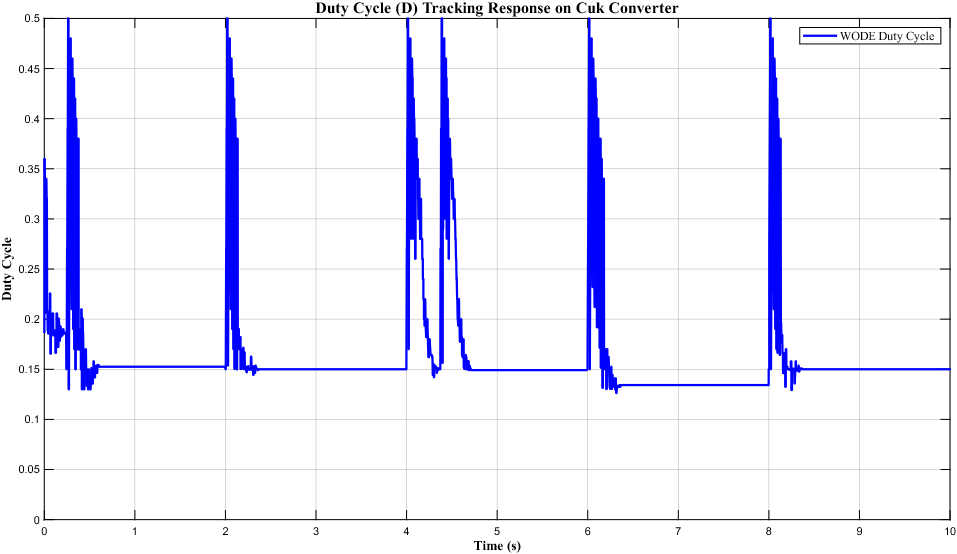
#> input picture Data_Logger/simulasi/duty.png, 957 x 554 px, found by its file name
$ python extract_and_clean_duty.py
#> lines starting #> are read from the running program, lines starting #| are printed output that depends on the picture; after the words box and inside, x2 and y2 are one past the last pixel; in counts of white or black regions, pixels touching at a corner belong together
import os
import numpy as np
import matplotlib.pyplot as plt
from PIL import Image

def process_duty():
    sim_dir = r"c:\Users\PC\Documents\Tugas Akhir\program ta\Dashboard MPPT\Data_Logger\simulasi"
    img_path = os.path.join(sim_dir, "duty.png")

    if not os.path.exists(img_path):
        raise FileNotFoundError(f"Image not found at {img_path}")

    print(f"Loading image from: {img_path}")
    img = Image.open(img_path)
#> img is the input picture: PIL image 957x554 RGBA; mean R, G, B, A 238.4, 238.4, 251.5, 255
    arr = np.array(img.convert("RGB"))

    # Plot pixel bounds and calibration
    # X: Col 44 -> 0.0 s, Col 950 -> 10.0 s (90.6 px / s)
    # Y: Row 519 -> 0.0, Row 18 -> 0.5 (501 px / 0.5 D -> 1002.0 px / 1.0 D)
    c_left, c_right = 44.0, 950.0

    def col_to_t(c):
        return (c - 44.0) / 90.6

    def row_to_d(r):
        return (519.0 - r) / 1002.0

    # Blue curve mask
    is_blue = (arr[:, :, 2] > 140) & (arr[:, :, 0] < 70) & (arr[:, :, 1] < 70)
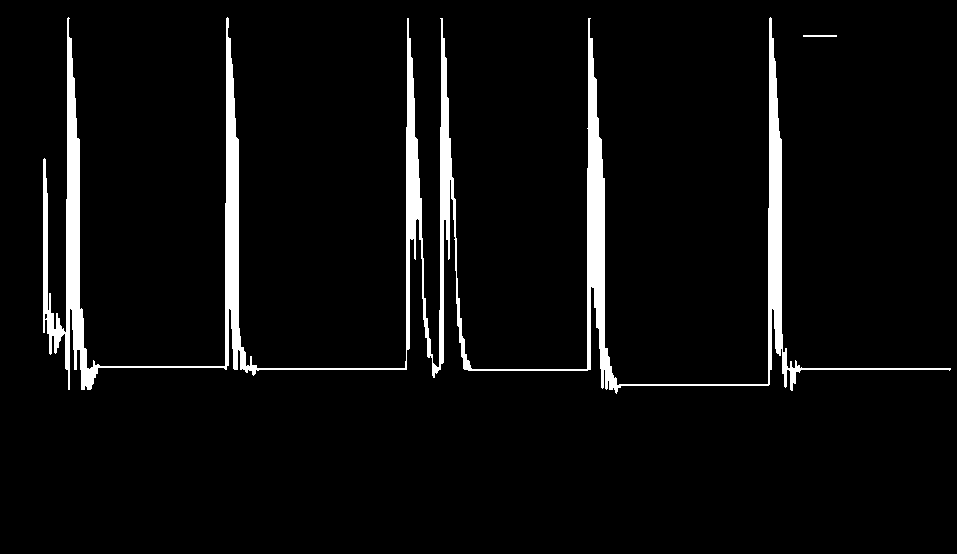
#> is_blue: shape (554, 957) bool; 4.9% white; 2 white regions, box (x1, y1, x2, y2) and area: (43, 17, 951, 394) 25968, (803, 35, 837, 37) 68
    # Exclude legend box in top right
    is_blue[18:60, 800:945] = False
#> is_blue: shape (554, 957) bool; 4.9% white; 1 white region, box (x1, y1, x2, y2) and area: (43, 17, 951, 394) 25968

    time_pts = []
    duty_raw_pts = []
    prev_val = 0.35
    dt_px = 1.0 / 90.6

    for c in range(int(c_left), int(c_right) + 1):
        t = col_to_t(c)
        rows = np.where(is_blue[18:520, c])[0] + 18
        if len(rows) == 0:
            continue

        d_min = row_to_d(np.max(rows))
        d_max = row_to_d(np.min(rows))
        d_mid = (d_min + d_max) / 2.0
        d_min = max(0.0, min(0.5, d_min))
        d_max = max(0.0, min(0.5, d_max))
        d_mid = max(0.0, min(0.5, d_mid))

        span = np.max(rows) - np.min(rows)

        if span <= 6:
            time_pts.append(t)
            duty_raw_pts.append(d_mid)
            prev_val = d_mid
        else:
            if abs(prev_val - d_min) < abs(prev_val - d_max):
                time_pts.append(t)
                duty_raw_pts.append(d_min)
                time_pts.append(t + dt_px * 0.49)
                duty_raw_pts.append(d_max)
                prev_val = d_max
            else:
                time_pts.append(t)
                duty_raw_pts.append(d_max)
                time_pts.append(t + dt_px * 0.49)
                duty_raw_pts.append(d_min)
                prev_val = d_min
#> this loop made 907 passes
#> (rows, d_min, d_max, d_mid, span, prev_val) on passes 18, 19, 20, 21, 53, 54, 55: ([326, 327, 328, 329, 330, 331, 332, 333, 334, 335, 336], 0.183, 0.193, 0.188, 10, 0.193), ([329, 330, 331, 332, 333, 334, 335], 0.184, 0.19, 0.187, 6, 0.187), ([328, 329, 330, 331, 332, 333, 334], 0.185, 0.191, 0.188, 6, 0.188), ([331, 332, 333], 0.186, 0.188, 0.187, 2, 0.187), ([365, 366, 367, 368, 369, 370, 371, 372, 373], 0.146, 0.154, 0.15, 8, 0.146), ([364, 365, 366, 367, 368, 369, 370, 371, 372, 373], 0.146, 0.155, 0.15, 9, 0.155), ([364, 365, 366, 367], 0.152, 0.155, 0.153, 3, 0.153)
#> (d_min, d_max, d_mid, span, prev_val) on passes 1 to 6: (0.187, 0.36, 0.273, 174, 0.187), (0.2, 0.359, 0.279, 160, 0.359), (0.2, 0.34, 0.27, 141, 0.2), (0.186, 0.325, 0.255, 140, 0.325), (0.186, 0.209, 0.197, 23, 0.186), (0.166, 0.226, 0.196, 60, 0.226)

    t_arr = np.array(time_pts)
    d_raw_arr = np.array(duty_raw_pts)

    # ========================================================
    # CLEANING: Remove 2nd peak on 3rd pattern (t ≈ 4.35 - 4.75 s)
    # Steady state value for pattern 3 is ~0.1492
    # ========================================================
    d_clean_arr = d_raw_arr.copy()

    for i, t in enumerate(t_arr):
        if 4.34 <= t <= 4.75:
            d_clean_arr[i] = 0.1492
#> this loop made 1105 passes
#> t on passes 1 to 3: 0, 0.00541, 0.011

    print(f"Total duty data points extracted: {len(t_arr)}")
#| Total duty data points extracted: 1105

    # ========================================================
    # 1. WRITE TXT DATA FILES
    # ========================================================
    clean_txt_path = os.path.join(sim_dir, "data_duty.txt")
    with open(clean_txt_path, "w") as f:
        f.write("# Time(s)\tDuty_Cycle(D)\n")
        for t, d in zip(t_arr, d_clean_arr):
            f.write(f"{t:.4f}\t{d:.4f}\n")
#> this loop made 1105 passes
#> (t, d) on passes 1 to 3: (0, 0.36), (0.00541, 0.187), (0.011, 0.2)
    print(f"Saved: {clean_txt_path}")

    raw_txt_path = os.path.join(sim_dir, "data_duty_raw.txt")
    with open(raw_txt_path, "w") as f:
        f.write("# Time(s)\tDuty_Cycle_Raw(D)\n")
        for t, d in zip(t_arr, d_raw_arr):
            f.write(f"{t:.4f}\t{d:.4f}\n")
    print(f"Saved: {raw_txt_path}")

    # ========================================================
    # 2. GENERATE SCIENTIFIC COLOR PLOT (duty_clean.png)
    # ========================================================
    plt.rcParams['font.family'] = 'serif'
    plt.rcParams['mathtext.fontset'] = 'cm'

    fig, ax = plt.subplots(figsize=(10, 5.5), dpi=200)

    ax.plot(t_arr, d_clean_arr, color='blue', linestyle='-', linewidth=1.8, label='WODE Duty Cycle')

    ax.set_xlabel(r'Time, $t$ (s)', fontsize=12, fontweight='bold')
    ax.set_ylabel(r'Duty Cycle, $D$', fontsize=12, fontweight='bold')

    ax.set_xlim(0, 10)
    ax.set_ylim(0, 0.52)
    ax.set_xticks(np.arange(0, 11, 1))
    ax.set_yticks(np.arange(0, 0.55, 0.05))

    ax.grid(True, linestyle='-', alpha=0.5, color='gray')
    ax.tick_params(direction='in', length=6, width=1.2, labelsize=11, top=True, right=True)

    for spine in ax.spines.values():
        spine.set_linewidth(1.2)
        spine.set_color('black')

    ax.legend(loc='upper right', framealpha=1.0, edgecolor='black', prop={'family': 'serif', 'size': 11})

    plt.tight_layout()
    clean_img_path = os.path.join(sim_dir, "duty_clean.png")
    plt.savefig(clean_img_path, dpi=200)
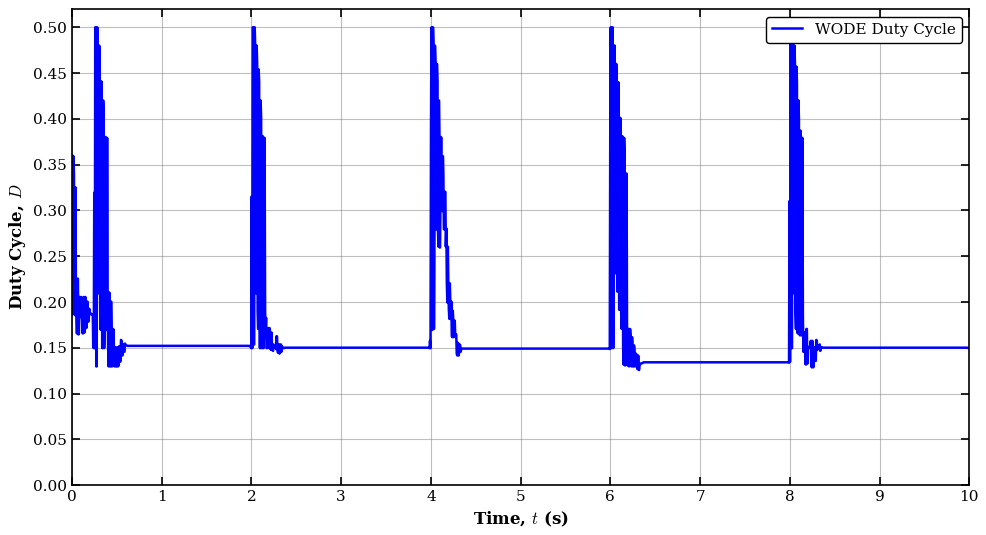
#> figure drawn by matplotlib, 1 panel; curve peaks at x = 0.259, y = 0.5
    plt.close()
    print(f"Saved cleaned duty plot: {clean_img_path}")

    # ========================================================
    # 3. GENERATE SCIENTIFIC BLACK PLOT (duty_black.png)
    # ========================================================
    fig, ax = plt.subplots(figsize=(10, 5.5), dpi=200)

    ax.plot(t_arr, d_clean_arr, color='black', linestyle='-', linewidth=1.8, label='WODE Duty Cycle')

    ax.set_xlabel(r'Time, $t$ (s)', fontsize=12, fontweight='bold')
    ax.set_ylabel(r'Duty Cycle, $D$', fontsize=12, fontweight='bold')

    ax.set_xlim(0, 10)
    ax.set_ylim(0, 0.52)
    ax.set_xticks(np.arange(0, 11, 1))
    ax.set_yticks(np.arange(0, 0.55, 0.05))

    ax.grid(True, linestyle='-', alpha=0.5, color='gray')
    ax.tick_params(direction='in', length=6, width=1.2, labelsize=11, top=True, right=True)

    for spine in ax.spines.values():
        spine.set_linewidth(1.2)
        spine.set_color('black')

    ax.legend(loc='upper right', framealpha=1.0, edgecolor='black', prop={'family': 'serif', 'size': 11})

    plt.tight_layout()
    black_img_path = os.path.join(sim_dir, "duty_black.png")
    plt.savefig(black_img_path, dpi=200)
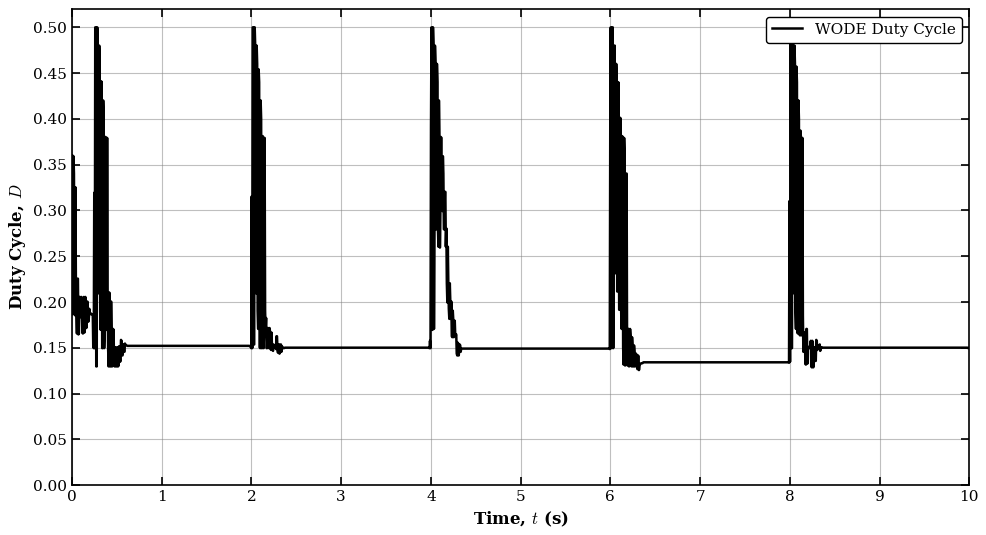
#> figure drawn by matplotlib, 1 panel; curve peaks at x = 0.259, y = 0.5
    plt.close()
    print(f"Saved black duty plot: {black_img_path}")

    # ========================================================
    # 4. GENERATE COMPARISON PLOT (duty_comparison.png)
    # ========================================================
    fig, (ax1, ax2) = plt.subplots(2, 1, figsize=(10, 8), dpi=200, sharex=True)

    ax1.plot(t_arr, d_raw_arr, color='blue', linestyle='-', linewidth=1.5, label='Original (With 2nd Peak)')
    ax1.set_title('Original Duty Cycle (Extracted from duty.png)', fontsize=11, fontweight='bold')
    ax1.set_ylabel(r'$D$', fontsize=11, fontweight='bold')
    ax1.set_xlim(0, 10)
    ax1.set_ylim(0, 0.52)
    ax1.set_yticks(np.arange(0, 0.55, 0.1))
    ax1.grid(True, linestyle='-', alpha=0.5)
    ax1.legend(loc='upper right', framealpha=1.0, edgecolor='black')

    ax1.axvspan(4.34, 4.75, color='orange', alpha=0.25, label='Peak Kedua')
    ax1.text(4.55, 0.40, 'Peak ke-2\n(Dihapus)', color='darkred', ha='center', fontsize=9, fontweight='bold')

    ax2.plot(t_arr, d_clean_arr, color='black', linestyle='-', linewidth=1.5, label='Cleaned (2nd Peak Removed)')
    ax2.set_title('Cleaned Duty Cycle (2nd Peak Removed on Pattern 3)', fontsize=11, fontweight='bold')
    ax2.set_xlabel(r'Time, $t$ (s)', fontsize=11, fontweight='bold')
    ax2.set_ylabel(r'$D$', fontsize=11, fontweight='bold')
    ax2.set_xlim(0, 10)
    ax2.set_ylim(0, 0.52)
    ax2.set_yticks(np.arange(0, 0.55, 0.1))
    ax2.grid(True, linestyle='-', alpha=0.5)
    ax2.legend(loc='upper right', framealpha=1.0, edgecolor='black')

    plt.tight_layout()
    comp_img_path = os.path.join(sim_dir, "duty_comparison.png")
    plt.savefig(comp_img_path, dpi=200)
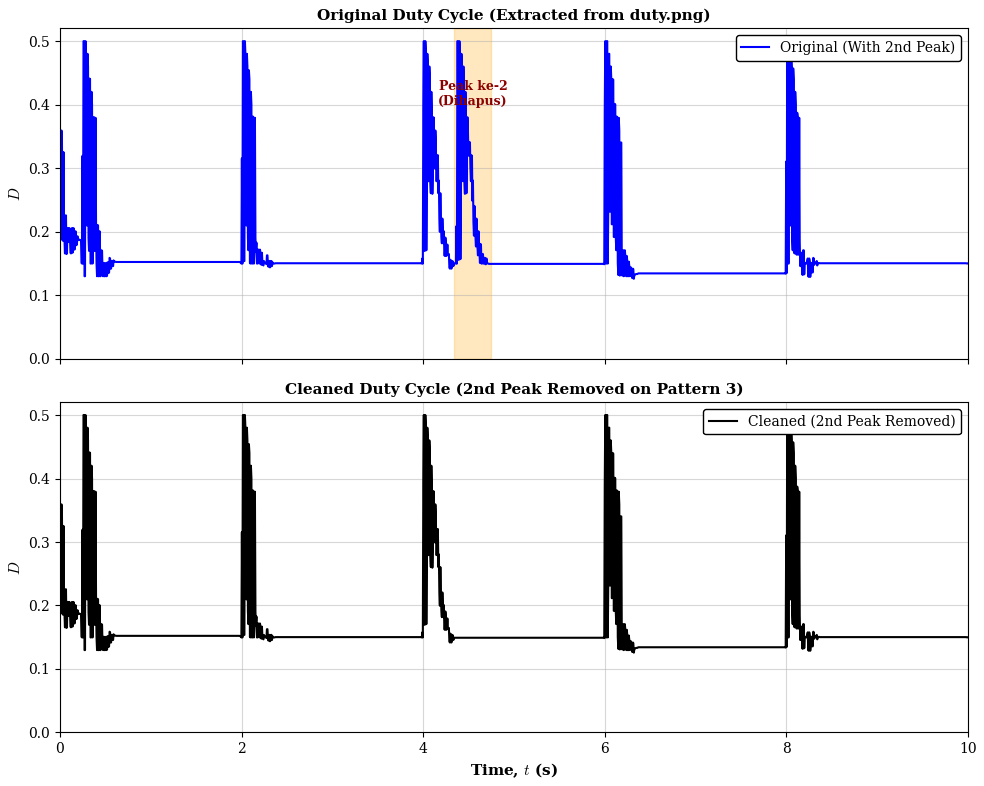
#> figure drawn by matplotlib, 2 panels; panel 2: curve peaks at x = 0.259, y = 0.5
    plt.close()
    print(f"Saved comparison plot: {comp_img_path}")

if __name__ == "__main__":
    process_duty()

$ run again, with Data_Logger/simulasi/canvas.png copied over Data_Logger/simulasi/duty.png
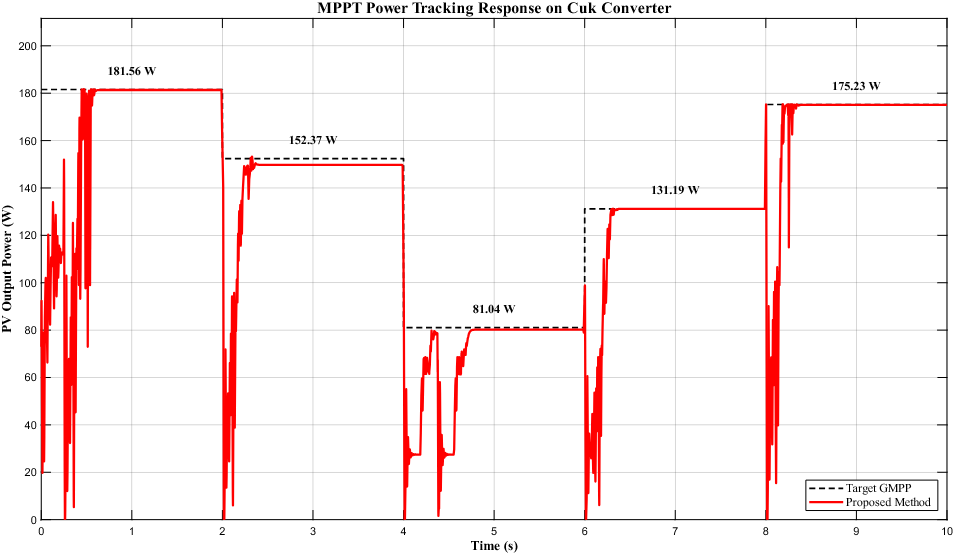
#> input picture Data_Logger/simulasi/canvas.png, 954 x 554 px, found by its file name
#> in process_duty, img is the input picture: PIL image 954x554 RGBA; mean R, G, B, A 250.6, 240, 240, 255
#> is_blue: shape (554, 954) bool; every value is 0
#> after the loop in process_duty, `for c in range(int(c_left), int(c_right) + 1):`: duty_raw_pts = []
#> t_arr = empty array
#| Total duty data points extracted: 0
#> in process_duty, `plt.savefig(clean_img_path, dpi=200)`:
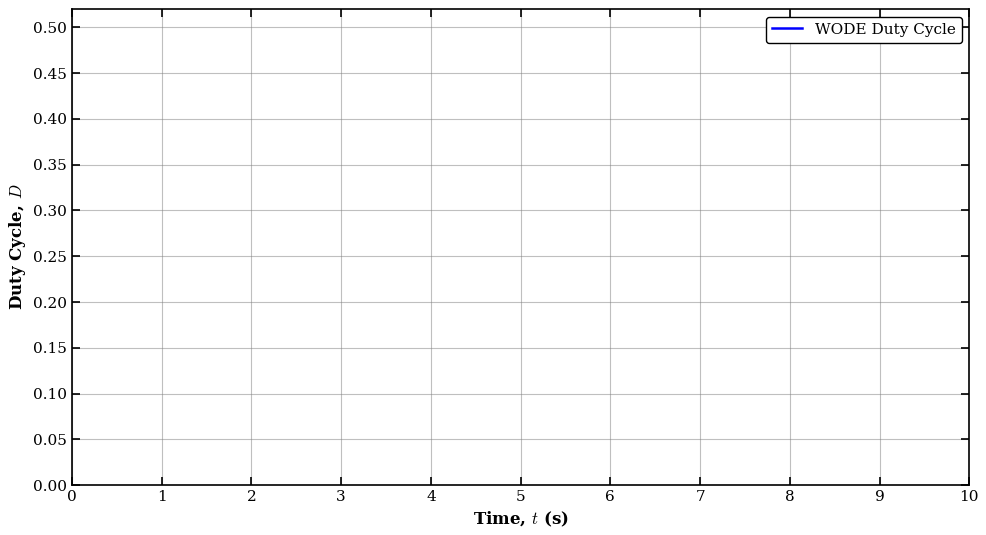
#> figure drawn by matplotlib, 1 panel
#> in process_duty, `plt.savefig(comp_img_path, dpi=200)`:
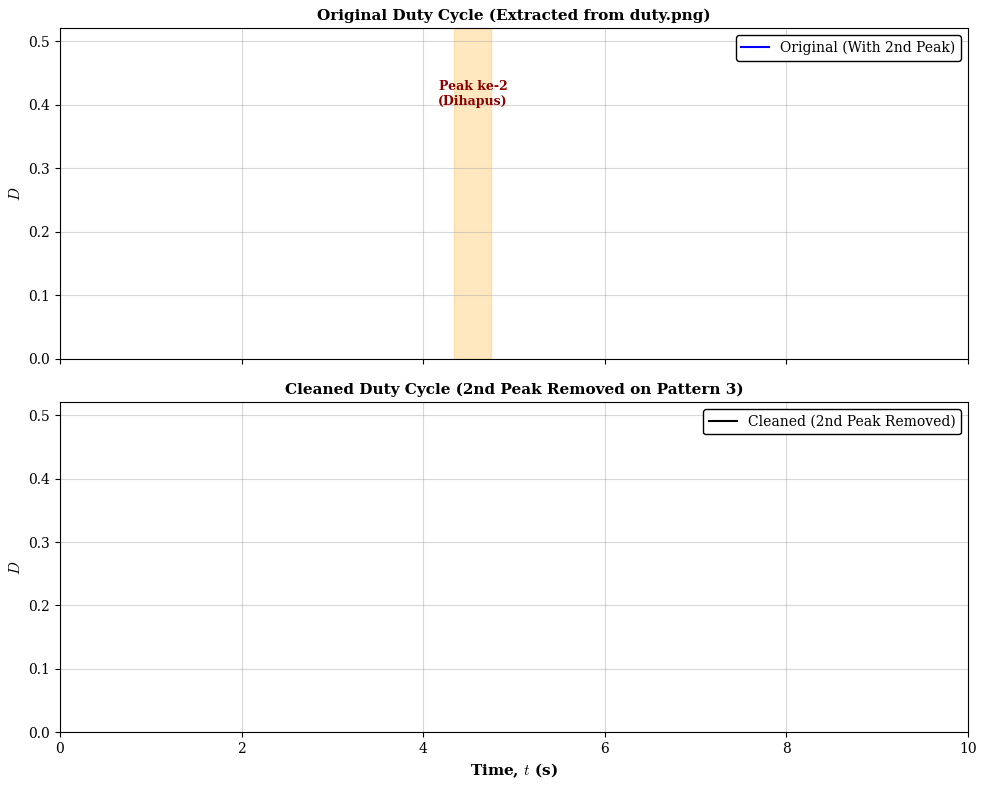
#> figure drawn by matplotlib, 2 panels

$ run again, with Data_Logger/simulasi/canvas_black.png copied over Data_Logger/simulasi/duty.png
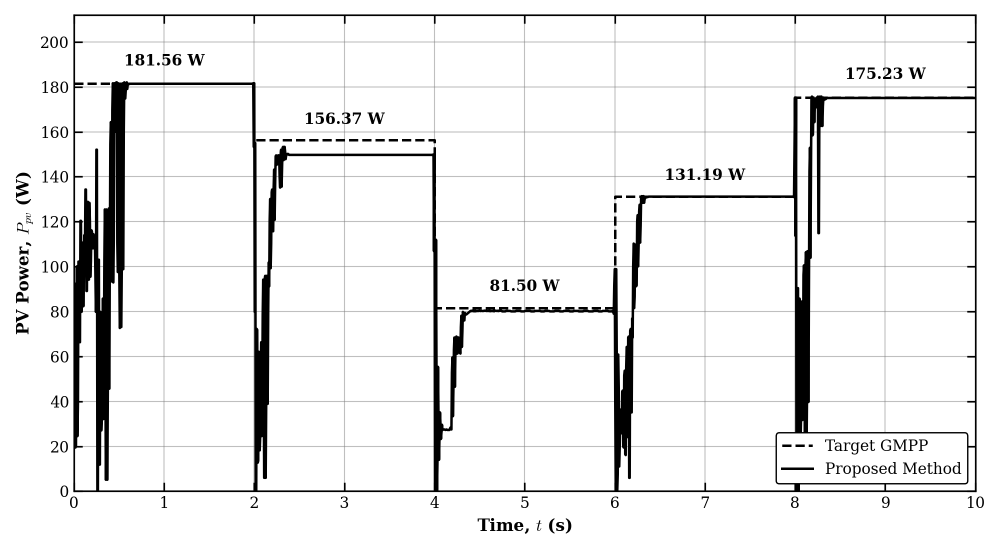
#> input picture Data_Logger/simulasi/canvas_black.png, 2000 x 1100 px, found by its file name (shown at 1/2 size)
#> in process_duty, img is the input picture: PIL image 2000x1100 RGBA; mean R, G, B, A 237.1, 237.1, 237.1, 255
#> is_blue: shape (1100, 2000) bool; every value is 0
#> after the loop in process_duty, `for c in range(int(c_left), int(c_right) + 1):`: duty_raw_pts = []
#> t_arr = empty array
#| Total duty data points extracted: 0
#> in process_duty, `plt.savefig(clean_img_path, dpi=200)`:
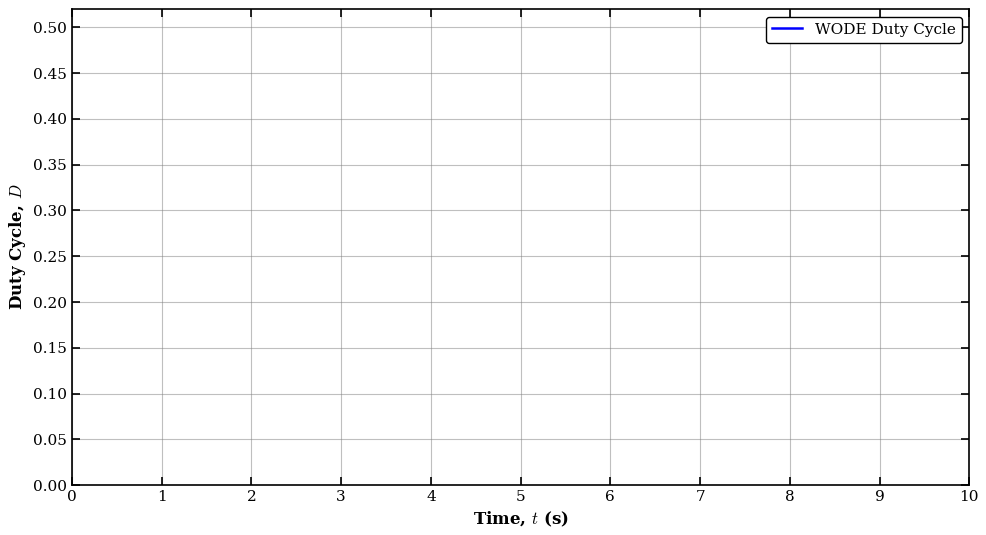
#> figure drawn by matplotlib, 1 panel
#> in process_duty, `plt.savefig(comp_img_path, dpi=200)`:
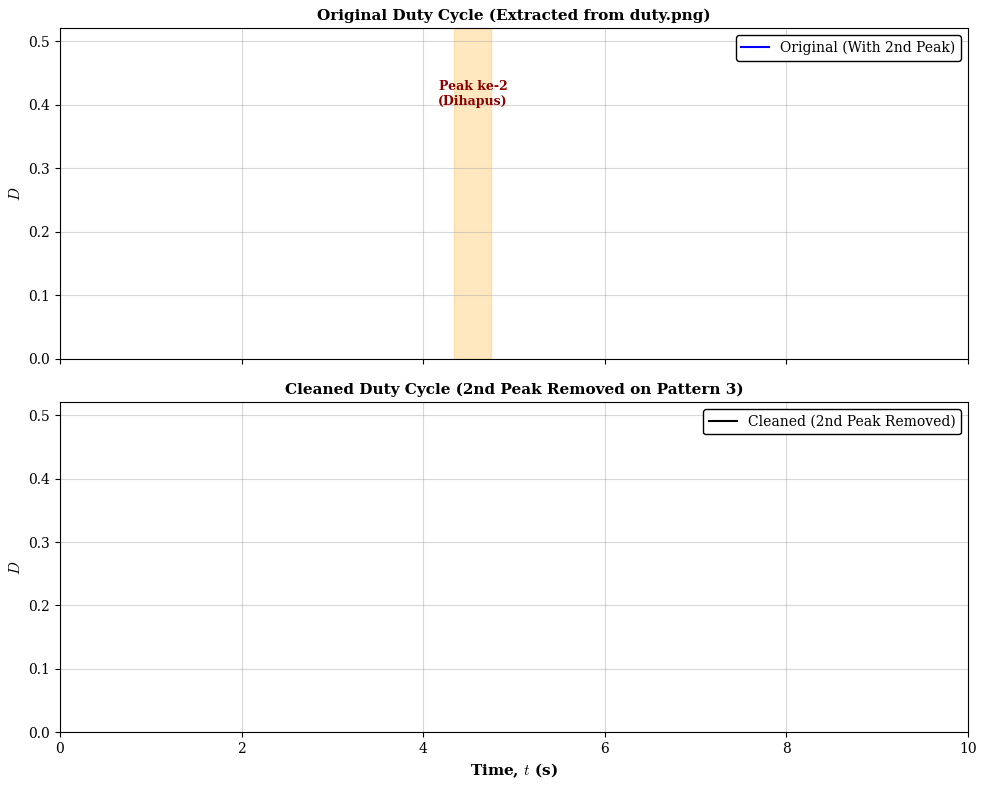
#> figure drawn by matplotlib, 2 panels
